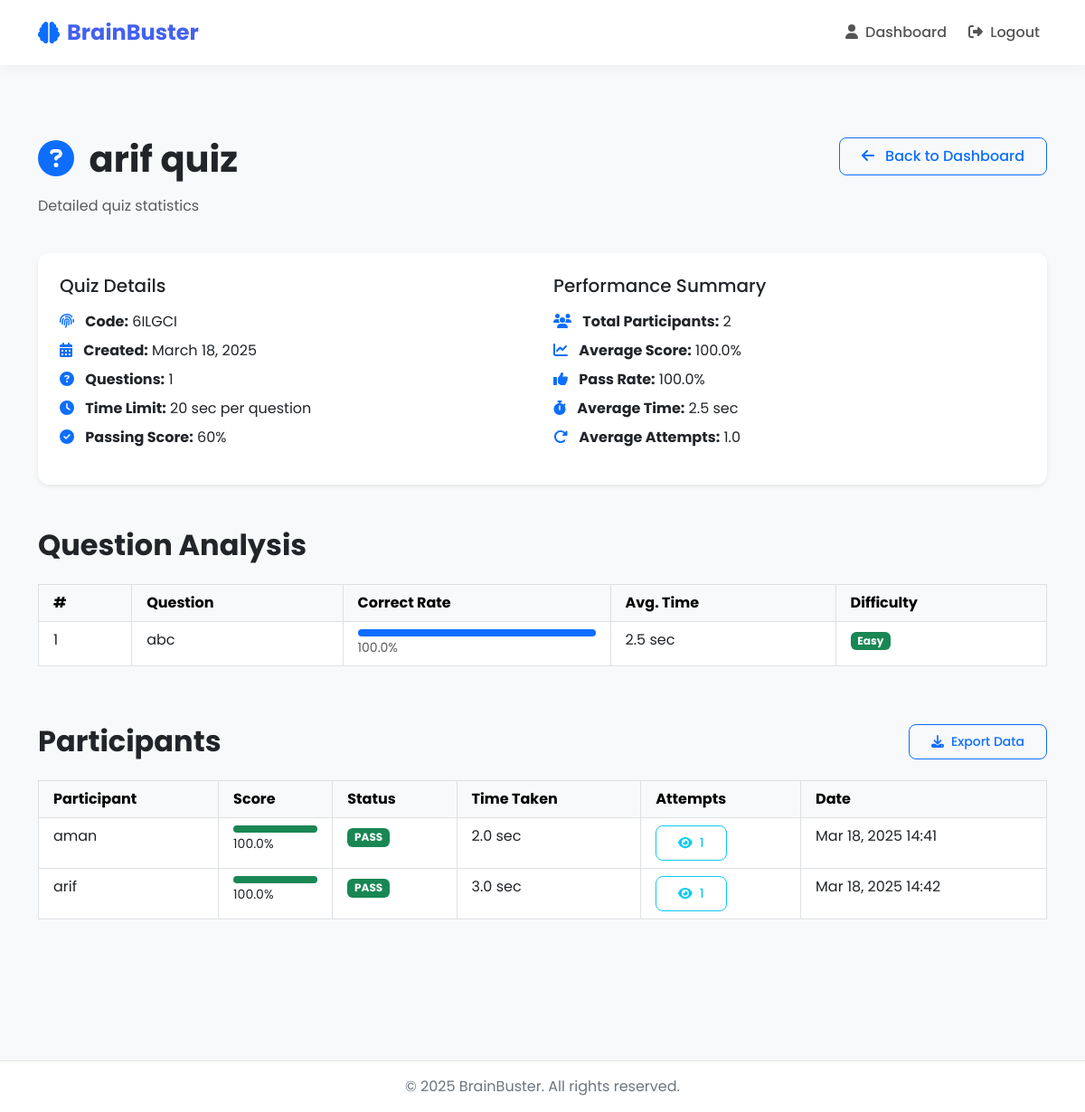
/quizzes/quiz/22/stats/ (signed in), run on the app's committed database.
### quizzes/models.py (models this page shows, shortened)
class Quiz(models.Model):
    title = models.CharField(max_length=255)
    description = models.TextField(blank=True, null=True)
    icon = models.CharField(max_length=50, default="question-circle")
    code = models.CharField(max_length=10, unique=True, default=generate_unique_code)
    created_by = models.ForeignKey(User, on_delete=models.CASCADE, related_name='quizzes')
    created_at = models.DateTimeField(auto_now=True)
    time_limit_per_question = models.IntegerField(help_text="Time limit in seconds", default=30)
    minimum_score_percentage = models.IntegerField(help_text="Minimum score required to pass (%)", default=60)

class Question(models.Model):
    quiz = models.ForeignKey(Quiz, related_name="questions", on_delete=models.CASCADE)
    text = models.TextField()

class Participation(models.Model):
    user = models.ForeignKey(User, on_delete=models.CASCADE, related_name='participations')
    quiz = models.ForeignKey(Quiz, on_delete=models.CASCADE, related_name='participations')
    score = models.FloatField(default=0.0)
    submitted_at = models.DateTimeField(auto_now=True)
    total_time_taken = models.IntegerField(default=0, help_text="Total time taken for the quiz in seconds")
    attempt_number = models.IntegerField(default=1, help_text="The attempt number for this user on this quiz")

### quizzes/views.py (the view)
# urls.py: path('quiz/<int:quiz_id>/stats/', views.quiz_stats, name='quiz_stats'),
@login_required
def quiz_stats(request, quiz_id):
    quiz = get_object_or_404(Quiz, id=quiz_id, created_by=request.user)
    all_participations = list(quiz.participations.all().select_related('user').order_by('user__id', '-submitted_at'))
    unique_users = {}
    for participation in all_participations:
        user_id = participation.user.id
        if user_id not in unique_users:
            unique_users[user_id] = participation
    participations = list(unique_users.values())
    user_attempts = {}
    for participation in all_participations:
        user_id = participation.user.id
        user_attempts[user_id] = user_attempts.get(user_id, 0) + 1
    for participation in participations:
        participation.attempts = user_attempts[participation.user.id]
    total_participants = len(participations)
    average_score = 0
    pass_rate = 0
    average_time = 0
    average_attempts = 0
    if total_participants > 0:
        average_score = sum(p.score for p in participations) / total_participants
        passing_participants = sum(1 for p in participations if p.score >= quiz.minimum_score_percentage)
        pass_rate = (passing_participants / total_participants * 100)
        total_time = sum(p.total_time_taken for p in participations if p.total_time_taken is not None)
        average_time = total_time / total_participants if total_participants > 0 else 0
        average_attempts = sum(user_attempts.values()) / len(user_attempts) if user_attempts else 0
    questions = list(quiz.questions.all().prefetch_related('options'))
    for question in questions:
        answers = Answer.objects.filter(question=question, participation__in=participations)
        total_answers = answers.count()
        if total_answers > 0:
            correct_count = answers.filter(selected_option__is_correct=True).count()
            question.correct_rate = round((correct_count / total_answers * 100), 1)
            total_time = sum(a.time_taken for a in answers if a.time_taken is not None)
            question.avg_time = round(total_time / total_answers, 1)
            if question.correct_rate >= 70:
                question.difficulty = "Easy"
                question.difficulty_class = "bg-success"
            elif question.correct_rate >= 40:
                question.difficulty = "Medium"
                question.difficulty_class = "bg-warning"
            else:
                question.difficulty = "Hard"
                question.difficulty_class = "bg-danger"
        else:
            question.correct_rate = 0
            question.avg_time = 0
            question.difficulty = "N/A"
            question.difficulty_class = "bg-secondary"
    return render(request, 'quizzes/quiz_stats.html', {
        'quiz': quiz,
        'participations': participations,  # Only latest per user
        'all_participations': all_participations,  # For modal
        'average_score': average_score,
        'pass_rate': pass_rate,
        'average_time': average_time,
        'average_attempts': average_attempts,
        'questions': questions,
    })

### templates/quizzes/quiz_stats.html (shortened to what this page needs)
{% extends 'base.html' %}
{% block content %}
<div class="container py-5">
    <div class="row mb-4">
        <div class="col-md-8">
            <h1 class="fw-bold mb-3">
                <i class="fas fa-{{ quiz.icon|default:'question-circle' }} text-primary me-2"></i>
                {{ quiz.title }}
            </h1>
            <p class="text-muted">Detailed quiz statistics</p>
        </div>
        <div class="col-md-4 text-end">
            <a href="{% url 'dashboard' %}" class="btn btn-outline-primary">
                <i class="fas fa-arrow-left me-2"></i> Back to Dashboard
            </a>
        </div>
    </div>
    <div class="row mb-4">
        <div class="col-12">
            <div class="card shadow-sm border-0">
                <div class="card-body p-4">
                    <div class="row">
                        <div class="col-md-6">
                            <h5 class="mb-3">Quiz Details</h5>
                            <ul class="list-unstyled">
                                <li class="mb-2">
                                    <i class="fas fa-fingerprint me-2 text-primary"></i>
                                    <strong>Code:</strong> {{ quiz.code }}
                                </li>
                                <li class="mb-2">
                                    <i class="fas fa-calendar-alt me-2 text-primary"></i>
                                    <strong>Created:</strong> {{ quiz.created_at|date:"F j, Y" }}
                                </li>
                                <li class="mb-2">
                                    <i class="fas fa-question-circle me-2 text-primary"></i>
                                    <strong>Questions:</strong> {{ quiz.questions.count }}
                                </li>
                                <li class="mb-2">
                                    <i class="fas fa-clock me-2 text-primary"></i>
                                    <strong>Time Limit:</strong> {{ quiz.time_limit_per_question }} sec per question
                                </li>
                                <li class="mb-2">
                                    <i class="fas fa-check-circle me-2 text-primary"></i>
                                    <strong>Passing Score:</strong> {{ quiz.minimum_score_percentage }}%
                                </li>
                            </ul>
                        </div>
                        <div class="col-md-6">
                            <h5 class="mb-3">Performance Summary</h5>
                            <ul class="list-unstyled">
                                <li class="mb-2">
                                    <i class="fas fa-users me-2 text-primary"></i>
                                    <strong>Total Participants:</strong> {{ participations|length }}
                                </li>
                                <li class="mb-2">
                                    <i class="fas fa-chart-line me-2 text-primary"></i>
                                    <strong>Average Score:</strong> {{ average_score|floatformat:1 }}%
                                </li>
                                <li class="mb-2">
                                    <i class="fas fa-thumbs-up me-2 text-primary"></i>
                                    <strong>Pass Rate:</strong> {{ pass_rate|floatformat:1 }}%
                                </li>
                                <li class="mb-2">
                                    <i class="fas fa-stopwatch me-2 text-primary"></i>
                                    <strong>Average Time:</strong> {{ average_time|floatformat:1 }} sec
                                </li>
                                <li class="mb-2">
                                    <i class="fas fa-redo-alt me-2 text-primary"></i>
                                    <strong>Average Attempts:</strong> {{ average_attempts|floatformat:1 }}
                                </li>
                            </ul>
                        </div>
                    </div>
                </div>
            </div>
        </div>
    </div>
    <div class="row mt-5">
        <div class="col-12">
            <h2 class="fw-bold mb-4">Question Analysis</h2>
            <div class="table-responsive">
                <table class="table table-hover table-bordered">
                    <thead class="table-light">
                        <tr>
                            <th class="px-3 py-2">#</th>
                            <th class="px-3 py-2">Question</th>
                            <th class="px-3 py-2">Correct Rate</th>
                            <th class="px-3 py-2">Avg. Time</th>
                            <th class="px-3 py-2">Difficulty</th>
                        </tr>
                    </thead>
                    <tbody>
                        {% for question in questions %}
                        <tr>
                            <td class="px-3 py-2">{{ forloop.counter }}</td>
                            <td class="px-3 py-2">{{ question.text|truncatechars:50 }}</td>
                            <td class="px-3 py-2">
                                <div class="progress" style="height: 8px;">
                                    <div class="progress-bar" role="progressbar" style="width: {{ question.correct_rate|floatformat:0 }}%;">
                                    </div>
                                </div>
                                <small class="text-muted">{{ question.correct_rate|floatformat:1 }}%</small>
                            </td>
                            <td class="px-3 py-2">{{ question.avg_time|floatformat:1 }} sec</td>
                            <td class="px-3 py-2">
                                <span class="badge {{ question.difficulty_class }}">{{ question.difficulty }}</span>
                            </td>
                        </tr>
                        {% endfor %}
                    </tbody>
                </table>
            </div>
        </div>
    </div>
    <div class="row mt-5">
        <div class="col-12">
            <h2 class="fw-bold mb-4">Participants
                <button type="button" class="btn btn-sm btn-outline-primary float-end" id="exportBtn">
                    <i class="fas fa-download me-1"></i> Export Data
                </button>
            </h2>
            {% if participations %}
                <div class="table-responsive">
                    <table class="table table-hover table-bordered" id="participantsTable">
                        <thead class="table-light">
                            <tr>
                                <th class="px-3 py-2">Participant</th>
                                <th class="px-3 py-2">Score</th>
                                <th class="px-3 py-2">Status</th>
                                <th class="px-3 py-2">Time Taken</th>
                                <th class="px-3 py-2">Attempts</th>
                                <th class="px-3 py-2">Date</th>
                            </tr>
                        </thead>
                        <tbody>
                            {% for participation in participations %}
                            <tr>
                                <td class="px-3 py-2">{{ participation.user.username }}</td>
                                <td class="px-3 py-2">
                                    <div class="progress" style="height: 8px;">
                                        <div class="progress-bar {% if participation.score >= quiz.minimum_score_percentage %}bg-success{% else %}bg-danger{% endif %}"
                                            role="progressbar" style="width: {{ participation.score|floatformat:0 }}%;">
                                        </div>
                                    </div>
                                    <small>{{ participation.score|floatformat:1 }}%</small>
                                </td>
                                <td class="px-3 py-2">
                                    <span class="badge {% if participation.score >= quiz.minimum_score_percentage %}bg-success{% else %}bg-danger{% endif %}">
                                        {% if participation.score >= quiz.minimum_score_percentage %}PASS{% else %}FAIL{% endif %}
                                    </span>
                                </td>
                                <td class="px-3 py-2">{{ participation.total_time_taken|floatformat:1 }} sec</td>
                                <td class="px-3 py-2">
                                    <button class="btn btn-sm btn-outline-info" data-bs-toggle="modal" data-bs-target="#attemptsModal{{ participation.user.id }}">
                                        <i class="fas fa-eye me-1"></i> {{ participation.attempts }}
                                    </button>
                                </td>
                                <td class="px-3 py-2">{{ participation.submitted_at|date:"M d, Y H:i" }}</td>
                            </tr>
                            {% endfor %}
                        </tbody>
                    </table>
                </div>
            {% endif %}
        </div>
    </div>
</div>
{% endblock %}

### static/css/style.css (style rules this page uses)
:root { --primary: #4361ee; --secondary: #3f37c9; --accent: #4cc9f0; --light: #f8f9fa; --dark: #212529; --success: #4ade80; --warning: #fbbf24; --danger: #f87171; --info: #60a5fa; }
body { font-family: 'Poppins', sans-serif; background-color: #f8f9fa; color: var(--dark); min-height: 100vh; display: flex; flex-direction: column; }
.card { border-radius: 12px; border: none; box-shadow: 0 5px 15px rgba(0, 0, 0, 0.05); transition: transform 0.3s ease, box-shadow 0.3s ease; }
.btn { border-radius: 8px; padding: 0.5rem 1.5rem; font-weight: 500; transition: all 0.3s ease; }

### templates/base.html (style rules this page uses)
.bg-success { background-color: #198754 !important; color: white; }

### data on the page
Quiz: title "arif quiz", code "6ILGCI", created_at "March 18, 2025", questions.count "1", time_limit_per_question "20", minimum_score_percentage "60"
Question: text "abc", correct_rate "100.0", avg_time "2.5", difficulty "Easy"
Participation: user.username "aman", score "100.0", shows "PASS", total_time_taken "2.0", attempts "1", submitted_at "Mar 18, 2025 14:41"
Participation: user.username "arif", score "100.0", shows "PASS", total_time_taken "3.0", attempts "1", submitted_at "Mar 18, 2025 14:42"

### other printed values
{{ participations|length }} "2"
{{ average_score|floatformat:1 }} "100.0"
{{ pass_rate|floatformat:1 }} "100.0"
{{ average_time|floatformat:1 }} "2.5"
{{ average_attempts|floatformat:1 }} "1.0"
